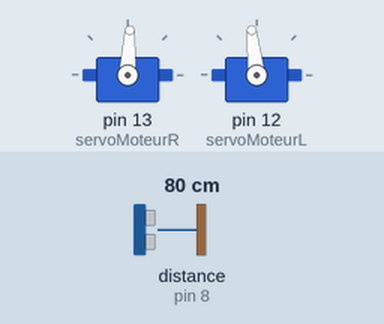
Simulated run of this sketch. Board: Arduino Uno, built with avr-gcc and run on an emulated ATmega328P. On the bench: 2 × servo. Wiring (inferred from the names in the program): ultrasonic range finder: trigger pin 9; echo pin 8. The inputs (shaded band) are chosen by the test bench; at power-on: distance to the obstacle (sensor on pin 8) 80 cm. The echo pulse lasts 58.3 µs per cm; what the sketch prints to the serial monitor is not drawn.

Above: at 1.2 s.
1.3 s: distance to the obstacle (sensor on pin 8) set to 27 cm
2.8 s: distance to the obstacle (sensor on pin 8) set to 23 cm
Timing chart, 0 to 5.8 s (numbered marks = the images above; inputs shaded):
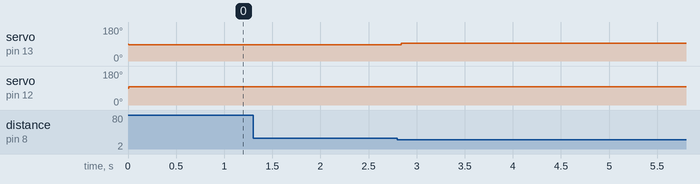

The sketch:

CodeRobot01.ino
```cpp
#include <Servo.h>

Servo servoMoteurR;
Servo servoMoteurL;

int trigPin = 9;
int echoPin = 8;

int chrono = 0;
int chronoDeplace = 0;
int chronoDeplaceFin = 0;
int temp = 0;
int temp2 = 0;

float duration_us, distance_cm;

void setup() {
  Serial.begin (9600);

  pinMode(trigPin, OUTPUT);
  pinMode(echoPin, INPUT);

  servoMoteurR.attach(13);
  servoMoteurL.attach(12);
}

void loop() {
  Serial.println(chrono);
  Serial.println(chronoDeplace);
  Serial.println(chronoDeplaceFin);
  Serial.println(temp);

  servoMoteurR.detach();
  servoMoteurL.detach();

  if(checkObstacle()==false){
    if(!servoMoteurL.attached()){
      servoMoteurR.attach(13);
      servoMoteurL.attach(12);
    }
    if(chronoDeplace != 0 && chronoDeplaceFin == 0){
      chronoDeplaceFin = chrono;
      temp = chronoDeplaceFin - chronoDeplace;
      temp2 = temp + 4000;
    }
    if(temp != 0 ){
      Serial.println("Je tourne dans le sens après !");
      if((temp2 - temp) != 0){
        servoMoteurR.writeMicroseconds(1440);
        servoMoteurL.writeMicroseconds(1530);
        temp2 -= 400;
      }
      else{
        servoMoteurR.writeMicroseconds(1400);
        servoMoteurL.writeMicroseconds(1460);
        temp -= 400;
      }
      if(temp <= 0){
        temp = 0;
        temp2 = 0;
        chronoDeplace = 0;
        chronoDeplaceFin = 0;
      }
    }
    else{
      servoMoteurR.writeMicroseconds(1440);
      servoMoteurL.writeMicroseconds(1530);
    }
  }
  else{
    if(chronoDeplace == 0){
      chronoDeplace = chrono;
    }
    if(!servoMoteurL.attached()){
      servoMoteurR.attach(13);
      servoMoteurL.attach(12);
    }
    Serial.println("Je tourne !");
    servoMoteurR.writeMicroseconds(1520);
    servoMoteurL.writeMicroseconds(1540);
  }
  delay(400);
  chrono += 400;

}

bool checkObstacle() {
  bool obstacle = false;
  // Clears the trigPin condition
  digitalWrite(trigPin, LOW);
  delayMicroseconds(2);
   // generate 10-microsecond pulse to TRIG pin
  digitalWrite(trigPin, HIGH);
  delayMicroseconds(10);
  digitalWrite(trigPin, LOW);

  // measure duration of pulse from ECHO pin
  duration_us = pulseIn(echoPin, HIGH);

  // calculate the distance
  distance_cm = 0.017 * duration_us;

  // print the value to Serial Monitor
  if(distance_cm < 25 && distance_cm > 1){
    obstacle = true;
  }

  Serial.print("distance: ");
  Serial.print(distance_cm);
  Serial.println(" cm");
  Serial.println(obstacle);

  return obstacle;
}
```

Measured:
- after the input at 1.3 s, every drawn part: stays the same
- after the input at 2.8 s, servo on pin 13 (servoMoteurR): 87° → 95° at once; servo on pin 12 (servoMoteurL): 96° → 97° at once
